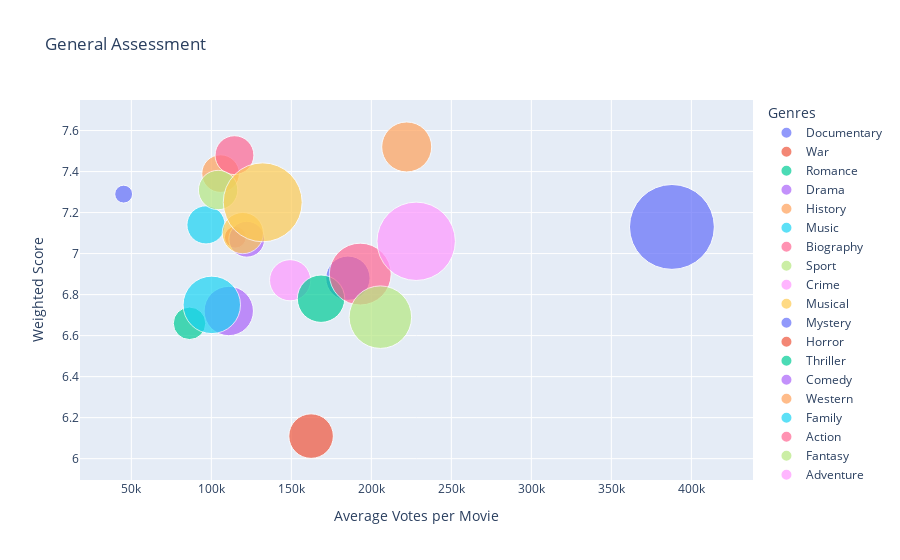

Notebook source saved alongside this figure:
### Code cell
#STEP 5:

#Bubble Chart for balanced reccomendation

import plotly.express as px

fig = px.scatter(final_df, x="Average Votes per Movie", y="Weighted Score",
	         size="ADG per Movie", color="Genres",hover_name="Genres", size_max=60,
            title = 'General Assessment')

fig.show()

### Figure 1 — Plotly figure (JSON) as saved in the notebook; plotly's stock layout.template omitted (floating-point values rounded to 4 significant figures)
{"data": [{"hovertemplate": "<b>%{hovertext}</b><br><br>Genres=Documentary<br>Average Votes per Movie=%{x}<br>Weighted Score=%{y}<br>ADG per Movie=%{marker.size}<extra></extra>", "hovertext": ["Documentary"], "legendgroup": "Documentary", "marker": {"color": "#636efa", "size": [5898058], "sizemode": "area", "sizeref": 36790.0, "symbol": "circle"}, "mode": "markers", "name": "Documentary", "orientation": "v", "showlegend": true, "type": "scatter", "x": [45202], "xaxis": "x", "y": [7.29], "yaxis": "y"}, {"hovertemplate": "<b>%{hovertext}</b><br><br>Genres=War<br>Average Votes per Movie=%{x}<br>Weighted Score=%{y}<br>ADG per Movie=%{marker.size}<extra></extra>", "hovertext": ["War"], "legendgroup": "War", "marker": {"color": "#EF553B", "size": [8729613], "sizemode": "area", "sizeref": 36790.0, "symbol": "circle"}, "mode": "markers", "name": "War", "orientation": "v", "showlegend": true, "type": "scatter", "x": [114956], "xaxis": "x", "y": [7.08], "yaxis": "y"}, {"hovertemplate": "<b>%{hovertext}</b><br><br>Genres=Romance<br>Average Votes per Movie=%{x}<br>Weighted Score=%{y}<br>ADG per Movie=%{marker.size}<extra></extra>", "hovertext": ["Romance"], "legendgroup": "Romance", "marker": {"color": "#00cc96", "size": [19416649], "sizemode": "area", "sizeref": 36790.0, "symbol": "circle"}, "mode": "markers", "name": "Romance", "orientation": "v", "showlegend": true, "type": "scatter", "x": [86361], "xaxis": "x", "y": [6.66], "yaxis": "y"}, {"hovertemplate": "<b>%{hovertext}</b><br><br>Genres=Drama<br>Average Votes per Movie=%{x}<br>Weighted Score=%{y}<br>ADG per Movie=%{marker.size}<extra></extra>", "hovertext": ["Drama"], "legendgroup": "Drama", "marker": {"color": "#ab63fa", "size": [23597341], "sizemode": "area", "sizeref": 36790.0, "symbol": "circle"}, "mode": "markers", "name": "Drama", "orientation": "v", "showlegend": true, "type": "scatter", "x": [122142], "xaxis": "x", "y": [7.07], "yaxis": "y"}, {"hovertemplate": "<b>%{hovertext}</b><br><br>Genres=History<br>Average Votes per Movie=%{x}<br>Weighted Score=%{y}<br>ADG per Movie=%{marker.size}<extra></extra>", "hovertext": ["History"], "legendgroup": "History", "marker": {"color": "#FFA15A", "size": [26016413], "sizemode": "area", "sizeref": 36790.0, "symbol": "circle"}, "mode": "markers", "name": "History", "orientation": "v", "showlegend": true, "type": "scatter", "x": [105774], "xaxis": "x", "y": [7.39], "yaxis": "y"}, {"hovertemplate": "<b>%{hovertext}</b><br><br>Genres=Music<br>Average Votes per Movie=%{x}<br>Weighted Score=%{y}<br>ADG per Movie=%{marker.size}<extra></extra>", "hovertext": ["Music"], "legendgroup": "Music", "marker": {"color": "#19d3f3", "size": [26813429], "sizemode": "area", "sizeref": 36790.0, "symbol": "circle"}, "mode": "markers", "name": "Music", "orientation": "v", "showlegend": true, "type": "scatter", "x": [96661], "xaxis": "x", "y": [7.14], "yaxis": "y"}, {"hovertemplate": "<b>%{hovertext}</b><br><br>Genres=Biography<br>Average Votes per Movie=%{x}<br>Weighted Score=%{y}<br>ADG per Movie=%{marker.size}<extra></extra>", "hovertext": ["Biography"], "legendgroup": "Biography", "marker": {"color": "#FF6692", "size": [27768417], "sizemode": "area", "sizeref": 36790.0, "symbol": "circle"}, "mode": "markers", "name": "Biography", "orientation": "v", "showlegend": true, "type": "scatter", "x": [114460], "xaxis": "x", "y": [7.48], "yaxis": "y"}, {"hovertemplate": "<b>%{hovertext}</b><br><br>Genres=Sport<br>Average Votes per Movie=%{x}<br>Weighted Score=%{y}<br>ADG per Movie=%{marker.size}<extra></extra>", "hovertext": ["Sport"], "legendgroup": "Sport", "marker": {"color": "#B6E880", "size": [28551257], "sizemode": "area", "sizeref": 36790.0, "symbol": "circle"}, "mode": "markers", "name": "Sport", "orientation": "v", "showlegend": true, "type": "scatter", "x": [104231], "xaxis": "x", "y": [7.31], "yaxis": "y"}, {"hovertemplate": "<b>%{hovertext}</b><br><br>Genres=Crime<br>Average Votes per Movie=%{x}<br>Weighted Score=%{y}<br>ADG per Movie=%{marker.size}<extra></extra>", "hovertext": ["Crime"], "legendgroup": "Crime", "marker": {"color": "#FF97FF", "size": [31180514], "sizemode": "area", "sizeref": 36790.0, "symbol": "circle"}, "mode": "markers", "name": "Crime", "orientation": "v", "showlegend": true, "type": "scatter", "x": [149240], "xaxis": "x", "y": [6.87], "yaxis": "y"}, {"hovertemplate": "<b>%{hovertext}</b><br><br>Genres=Musical<br>Average Votes per Movie=%{x}<br>Weighted Score=%{y}<br>ADG per Movie=%{marker.size}<extra></extra>", "hovertext": ["Musical"], "legendgroup": "Musical", "marker": {"color": "#FECB52", "size": [31325700], "sizemode": "area", "sizeref": 36790.0, "symbol": "circle"}, "mode": "markers", "name": "Musical", "orientation": "v", "showlegend": true, "type": "scatter", "x": [119649], "xaxis": "x", "y": [7.1], "yaxis": "y"}, {"hovertemplate": "<b>%{hovertext}</b><br><br>Genres=Mystery<br>Average Votes per Movie=%{x}<br>Weighted Score=%{y}<br>ADG per Movie=%{marker.size}<extra></extra>", "hovertext": ["Mystery"], "legendgroup": "Mystery", "marker": {"color": "#636efa", "size": [36107892], "sizemode": "area", "sizeref": 36790.0, "symbol": "circle"}, "mode": "markers", "name": "Mystery", "orientation": "v", "showlegend": true, "type": "scatter", "x": [185372], "xaxis": "x", "y": [6.88], "yaxis": "y"}, {"hovertemplate": "<b>%{hovertext}</b><br><br>Genres=Horror<br>Average Votes per Movie=%{x}<br>Weighted Score=%{y}<br>ADG per Movie=%{marker.size}<extra></extra>", "hovertext": ["Horror"], "legendgroup": "Horror", "marker": {"color": "#EF553B", "size": [36498822], "sizemode": "area", "sizeref": 36790.0, "symbol": "circle"}, "mode": "markers", "name": "Horror", "orientation": "v", "showlegend": true, "type": "scatter", "x": [162335], "xaxis": "x", "y": [6.11], "yaxis": "y"}, {"hovertemplate": "<b>%{hovertext}</b><br><br>Genres=Thriller<br>Average Votes per Movie=%{x}<br>Weighted Score=%{y}<br>ADG per Movie=%{marker.size}<extra></extra>", "hovertext": ["Thriller"], "legendgroup": "Thriller", "marker": {"color": "#00cc96", "size": [41330543], "sizemode": "area", "sizeref": 36790.0, "symbol": "circle"}, "mode": "markers", "name": "Thriller", "orientation": "v", "showlegend": true, "type": "scatter", "x": [168548], "xaxis": "x", "y": [6.78], "yaxis": "y"}, {"hovertemplate": "<b>%{hovertext}</b><br><br>Genres=Comedy<br>Average Votes per Movie=%{x}<br>Weighted Score=%{y}<br>ADG per Movie=%{marker.size}<extra></extra>", "hovertext": ["Comedy"], "legendgroup": "Comedy", "marker": {"color": "#ab63fa", "size": [44783015], "sizemode": "area", "sizeref": 36790.0, "symbol": "circle"}, "mode": "markers", "name": "Comedy", "orientation": "v", "showlegend": true, "type": "scatter", "x": [110892], "xaxis": "x", "y": [6.72], "yaxis": "y"}, {"hovertemplate": "<b>%{hovertext}</b><br><br>Genres=Western<br>Average Votes per Movie=%{x}<br>Weighted Score=%{y}<br>ADG per Movie=%{marker.size}<extra></extra>", "hovertext": ["Western"], "legendgroup": "Western", "marker": {"color": "#FFA15A", "size": [46013736], "sizemode": "area", "sizeref": 36790.0, "symbol": "circle"}, "mode": "markers", "name": "Western", "orientation": "v", "showlegend": true, "type": "scatter", "x": [222094], "xaxis": "x", "y": [7.52], "yaxis": "y"}, {"hovertemplate": "<b>%{hovertext}</b><br><br>Genres=Family<br>Average Votes per Movie=%{x}<br>Weighted Score=%{y}<br>ADG per Movie=%{marker.size}<extra></extra>", "hovertext": ["Family"], "legendgroup": "Family", "marker": {"color": "#19d3f3", "size": [60672165], "sizemode": "area", "sizeref": 36790.0, "symbol": "circle"}, "mode": "markers", "name": "Family", "orientation": "v", "showlegend": true, "type": "scatter", "x": [100272], "xaxis": "x", "y": [6.75], "yaxis": "y"}, {"hovertemplate": "<b>%{hovertext}</b><br><br>Genres=Action<br>Average Votes per Movie=%{x}<br>Weighted Score=%{y}<br>ADG per Movie=%{marker.size}<extra></extra>", "hovertext": ["Action"], "legendgroup": "Action", "marker": {"color": "#FF6692", "size": [70444882], "sizemode": "area", "sizeref": 36790.0, "symbol": "circle"}, "mode": "markers", "name": "Action", "orientation": "v", "showlegend": true, "type": "scatter", "x": [193065], "xaxis": "x", "y": [6.9], "yaxis": "y"}, {"hovertemplate": "<b>%{hovertext}</b><br><br>Genres=Fantasy<br>Average Votes per Movie=%{x}<br>Weighted Score=%{y}<br>ADG per Movie=%{marker.size}<extra></extra>", "hovertext": ["Fantasy"], "legendgroup": "Fantasy", "marker": {"color": "#B6E880", "size": [71884745], "sizemode": "area", "sizeref": 36790.0, "symbol": "circle"}, "mode": "markers", "name": "Fantasy", "orientation": "v", "showlegend": true, "type": "scatter", "x": [205647], "xaxis": "x", "y": [6.69], "yaxis": "y"}, {"hovertemplate": "<b>%{hovertext}</b><br><br>Genres=Adventure<br>Average Votes per Movie=%{x}<br>Weighted Score=%{y}<br>ADG per Movie=%{marker.size}<extra></extra>", "hovertext": ["Adventure"], "legendgroup": "Adventure", "marker": {"color": "#FF97FF", "size": [112993098], "sizemode": "area", "sizeref": 36790.0, "symbol": "circle"}, "mode": "markers", "name": "Adventure", "orientation": "v", "showlegend": true, "type": "scatter", "x": [228015], "xaxis": "x", "y": [7.06], "yaxis": "y"}, {"hovertemplate": "<b>%{hovertext}</b><br><br>Genres=Animation<br>Average Votes per Movie=%{x}<br>Weighted Score=%{y}<br>ADG per Movie=%{marker.size}<extra></extra>", "hovertext": ["Animation"], "legendgroup": "Animation", "marker": {"color": "#FECB52", "size": [114604476], "sizemode": "area", "sizeref": 36790.0, "symbol": "circle"}, "mode": "markers", "name": "Animation", "orientation": "v", "showlegend": true, "type": "scatter", "x": [132115], "xaxis": "x", "y": [7.25], "yaxis": "y"}, {"hovertemplate": "<b>%{hovertext}</b><br><br>Genres=Sci-Fi<br>Average Votes per Movie=%{x}<br>Weighted Score=%{y}<br>ADG per Movie=%{marker.size}<extra></extra>", "hovertext": ["Sci-Fi"], "legendgroup": "Sci-Fi", "marker": {"color": "#636efa", "size": [132433772], "sizemode": "area", "sizeref": 36790.0, "symbol": "circle"}, "mode": "markers", "name": "Sci-Fi", "orientation": "v", "showlegend": true, "type": "scatter", "x": [387850], "xaxis": "x", "y": [7.13], "yaxis": "y"}], "layout": {"legend": {"itemsizing": "constant", "title": {"text": "Genres"}, "tracegroupgap": 0}, "title": {"text": "General Assessment"}, "xaxis": {"anchor": "y", "domain": [0, 1], "title": {"text": "Average Votes per Movie"}}, "yaxis": {"anchor": "x", "domain": [0, 1], "title": {"text": "Weighted Score"}}}}
